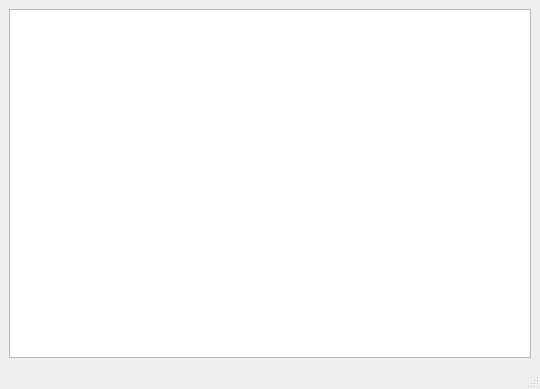
<?xml version="1.0" encoding="UTF-8"?>
<ui version="4.0">
 <class>MainWindow</class>
 <widget class="QMainWindow" name="MainWindow">
  <property name="geometry">
   <rect>
    <x>0</x>
    <y>0</y>
    <width>540</width>
    <height>389</height>
   </rect>
  </property>
  <property name="windowTitle">
   <string>Список сотрудников</string>
  </property>
  <widget class="QWidget" name="centralwidget">
   <layout class="QVBoxLayout" name="verticalLayout">
    <item>
     <widget class="QListWidget" name="employees"/>
    </item>
   </layout>
  </widget>
  <widget class="QMenuBar" name="menubar">
   <property name="geometry">
    <rect>
     <x>0</x>
     <y>0</y>
     <width>540</width>
     <height>22</height>
    </rect>
   </property>
  </widget>
  <widget class="QStatusBar" name="statusbar"/>
 </widget>
 <resources/>
 <connections/>
</ui>
